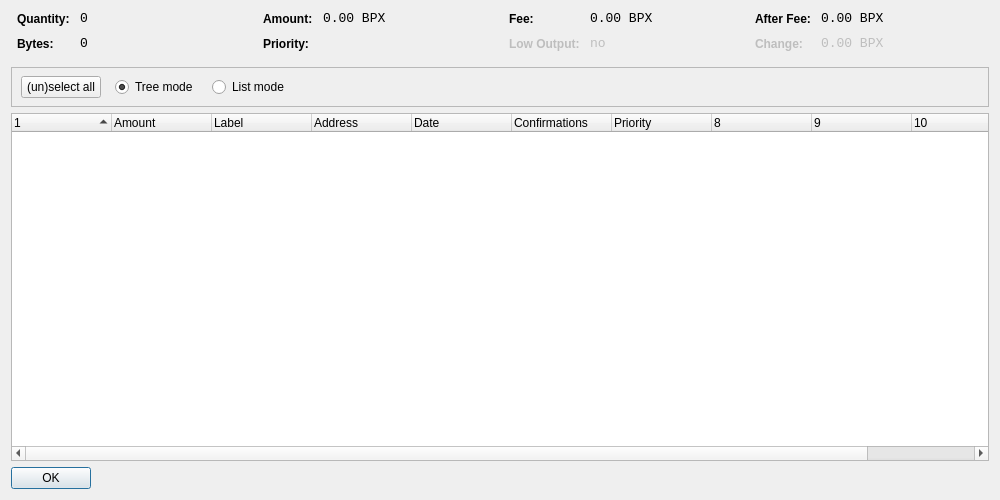
<?xml version="1.0" encoding="UTF-8"?>
<ui version="4.0">
 <class>CoinControlDialog</class>
 <widget class="QDialog" name="CoinControlDialog">
  <property name="geometry">
   <rect>
    <x>0</x>
    <y>0</y>
    <width>1000</width>
    <height>500</height>
   </rect>
  </property>
  <property name="windowTitle">
   <string>Coin Control</string>
  </property>
  <layout class="QVBoxLayout" name="verticalLayout">
   <item>
    <layout class="QHBoxLayout" name="horizontalLayoutTop" stretch="0,0,0,0">
     <property name="topMargin">
      <number>0</number>
     </property>
     <property name="bottomMargin">
      <number>10</number>
     </property>
     <item>
      <layout class="QFormLayout" name="formLayoutCoinControl1">
       <property name="horizontalSpacing">
        <number>10</number>
       </property>
       <property name="verticalSpacing">
        <number>10</number>
       </property>
       <property name="leftMargin">
        <number>6</number>
       </property>
       <property name="rightMargin">
        <number>6</number>
       </property>
       <item row="0" column="0">
        <widget class="QLabel" name="labelCoinControlQuantityText">
         <property name="styleSheet">
          <string notr="true">font-weight:bold;</string>
         </property>
         <property name="text">
          <string>Quantity:</string>
         </property>
        </widget>
       </item>
       <item row="0" column="1">
        <widget class="QLabel" name="labelCoinControlQuantity">
         <property name="font">
          <font>
           <family>Monospace</family>
           <pointsize>10</pointsize>
          </font>
         </property>
         <property name="cursor">
          <cursorShape>IBeamCursor</cursorShape>
         </property>
         <property name="contextMenuPolicy">
          <enum>Qt::ActionsContextMenu</enum>
         </property>
         <property name="text">
          <string notr="true">0</string>
         </property>
         <property name="textInteractionFlags">
          <set>Qt::LinksAccessibleByMouse|Qt::TextSelectableByKeyboard|Qt::TextSelectableByMouse</set>
         </property>
        </widget>
       </item>
       <item row="1" column="0">
        <widget class="QLabel" name="labelCoinControlBytesText">
         <property name="styleSheet">
          <string notr="true">font-weight:bold;</string>
         </property>
         <property name="text">
          <string>Bytes:</string>
         </property>
        </widget>
       </item>
       <item row="1" column="1">
        <widget class="QLabel" name="labelCoinControlBytes">
         <property name="font">
          <font>
           <family>Monospace</family>
           <pointsize>10</pointsize>
          </font>
         </property>
         <property name="cursor">
          <cursorShape>IBeamCursor</cursorShape>
         </property>
         <property name="contextMenuPolicy">
          <enum>Qt::ActionsContextMenu</enum>
         </property>
         <property name="text">
          <string notr="true">0</string>
         </property>
         <property name="textInteractionFlags">
          <set>Qt::LinksAccessibleByMouse|Qt::TextSelectableByKeyboard|Qt::TextSelectableByMouse</set>
         </property>
        </widget>
       </item>
      </layout>
     </item>
     <item>
      <layout class="QFormLayout" name="formLayoutCoinControl2">
       <property name="horizontalSpacing">
        <number>10</number>
       </property>
       <property name="verticalSpacing">
        <number>10</number>
       </property>
       <property name="leftMargin">
        <number>6</number>
       </property>
       <property name="rightMargin">
        <number>6</number>
       </property>
       <item row="0" column="0">
        <widget class="QLabel" name="labelCoinControlAmountText">
         <property name="styleSheet">
          <string notr="true">font-weight:bold;</string>
         </property>
         <property name="text">
          <string>Amount:</string>
         </property>
        </widget>
       </item>
       <item row="0" column="1">
        <widget class="QLabel" name="labelCoinControlAmount">
         <property name="font">
          <font>
           <family>Monospace</family>
           <pointsize>10</pointsize>
          </font>
         </property>
         <property name="cursor">
          <cursorShape>IBeamCursor</cursorShape>
         </property>
         <property name="contextMenuPolicy">
          <enum>Qt::ActionsContextMenu</enum>
         </property>
         <property name="text">
          <string notr="true">0.00 BPX</string>
         </property>
         <property name="textInteractionFlags">
          <set>Qt::LinksAccessibleByMouse|Qt::TextSelectableByKeyboard|Qt::TextSelectableByMouse</set>
         </property>
        </widget>
       </item>
       <item row="1" column="0">
        <widget class="QLabel" name="labelCoinControlPriorityText">
         <property name="styleSheet">
          <string notr="true">font-weight:bold;</string>
         </property>
         <property name="text">
          <string>Priority:</string>
         </property>
        </widget>
       </item>
       <item row="1" column="1">
        <widget class="QLabel" name="labelCoinControlPriority">
         <property name="font">
          <font>
           <family>Monospace</family>
           <pointsize>10</pointsize>
          </font>
         </property>
         <property name="cursor">
          <cursorShape>IBeamCursor</cursorShape>
         </property>
         <property name="contextMenuPolicy">
          <enum>Qt::ActionsContextMenu</enum>
         </property>
         <property name="text">
          <string/>
         </property>
         <property name="textInteractionFlags">
          <set>Qt::LinksAccessibleByMouse|Qt::TextSelectableByKeyboard|Qt::TextSelectableByMouse</set>
         </property>
        </widget>
       </item>
      </layout>
     </item>
     <item>
      <layout class="QFormLayout" name="formLayoutCoinControl3">
       <property name="horizontalSpacing">
        <number>10</number>
       </property>
       <property name="verticalSpacing">
        <number>10</number>
       </property>
       <property name="leftMargin">
        <number>6</number>
       </property>
       <property name="rightMargin">
        <number>6</number>
       </property>
       <item row="0" column="0">
        <widget class="QLabel" name="labelCoinControlFeeText">
         <property name="styleSheet">
          <string notr="true">font-weight:bold;</string>
         </property>
         <property name="text">
          <string>Fee:</string>
         </property>
        </widget>
       </item>
       <item row="0" column="1">
        <widget class="QLabel" name="labelCoinControlFee">
         <property name="font">
          <font>
           <family>Monospace</family>
           <pointsize>10</pointsize>
          </font>
         </property>
         <property name="cursor">
          <cursorShape>IBeamCursor</cursorShape>
         </property>
         <property name="contextMenuPolicy">
          <enum>Qt::ActionsContextMenu</enum>
         </property>
         <property name="text">
          <string notr="true">0.00 BPX</string>
         </property>
         <property name="textInteractionFlags">
          <set>Qt::LinksAccessibleByMouse|Qt::TextSelectableByKeyboard|Qt::TextSelectableByMouse</set>
         </property>
        </widget>
       </item>
       <item row="1" column="0">
        <widget class="QLabel" name="labelCoinControlLowOutputText">
         <property name="enabled">
          <bool>false</bool>
         </property>
         <property name="styleSheet">
          <string notr="true">font-weight:bold;</string>
         </property>
         <property name="text">
          <string>Low Output:</string>
         </property>
        </widget>
       </item>
       <item row="1" column="1">
        <widget class="QLabel" name="labelCoinControlLowOutput">
         <property name="enabled">
          <bool>false</bool>
         </property>
         <property name="font">
          <font>
           <family>Monospace</family>
           <pointsize>10</pointsize>
          </font>
         </property>
         <property name="cursor">
          <cursorShape>IBeamCursor</cursorShape>
         </property>
         <property name="contextMenuPolicy">
          <enum>Qt::ActionsContextMenu</enum>
         </property>
         <property name="text">
          <string notr="true">no</string>
         </property>
         <property name="textInteractionFlags">
          <set>Qt::LinksAccessibleByMouse|Qt::TextSelectableByKeyboard|Qt::TextSelectableByMouse</set>
         </property>
        </widget>
       </item>
      </layout>
     </item>
     <item>
      <layout class="QFormLayout" name="formLayoutCoinControl4">
       <property name="horizontalSpacing">
        <number>10</number>
       </property>
       <property name="verticalSpacing">
        <number>10</number>
       </property>
       <property name="leftMargin">
        <number>6</number>
       </property>
       <property name="rightMargin">
        <number>6</number>
       </property>
       <item row="0" column="0">
        <widget class="QLabel" name="labelCoinControlAfterFeeText">
         <property name="styleSheet">
          <string notr="true">font-weight:bold;</string>
         </property>
         <property name="text">
          <string>After Fee:</string>
         </property>
        </widget>
       </item>
       <item row="0" column="1">
        <widget class="QLabel" name="labelCoinControlAfterFee">
         <property name="font">
          <font>
           <family>Monospace</family>
           <pointsize>10</pointsize>
          </font>
         </property>
         <property name="cursor">
          <cursorShape>IBeamCursor</cursorShape>
         </property>
         <property name="contextMenuPolicy">
          <enum>Qt::ActionsContextMenu</enum>
         </property>
         <property name="text">
          <string notr="true">0.00 BPX</string>
         </property>
         <property name="textInteractionFlags">
          <set>Qt::LinksAccessibleByMouse|Qt::TextSelectableByKeyboard|Qt::TextSelectableByMouse</set>
         </property>
        </widget>
       </item>
       <item row="1" column="0">
        <widget class="QLabel" name="labelCoinControlChangeText">
         <property name="enabled">
          <bool>false</bool>
         </property>
         <property name="styleSheet">
          <string notr="true">font-weight:bold;</string>
         </property>
         <property name="text">
          <string>Change:</string>
         </property>
        </widget>
       </item>
       <item row="1" column="1">
        <widget class="QLabel" name="labelCoinControlChange">
         <property name="enabled">
          <bool>false</bool>
         </property>
         <property name="font">
          <font>
           <family>Monospace</family>
           <pointsize>10</pointsize>
          </font>
         </property>
         <property name="cursor">
          <cursorShape>IBeamCursor</cursorShape>
         </property>
         <property name="contextMenuPolicy">
          <enum>Qt::ActionsContextMenu</enum>
         </property>
         <property name="text">
          <string notr="true">0.00 BPX</string>
         </property>
         <property name="textInteractionFlags">
          <set>Qt::LinksAccessibleByMouse|Qt::TextSelectableByKeyboard|Qt::TextSelectableByMouse</set>
         </property>
        </widget>
       </item>
      </layout>
     </item>
    </layout>
   </item>
   <item>
    <widget class="QFrame" name="frame">
     <property name="minimumSize">
      <size>
       <width>0</width>
       <height>40</height>
      </size>
     </property>
     <property name="frameShape">
      <enum>QFrame::StyledPanel</enum>
     </property>
     <property name="frameShadow">
      <enum>QFrame::Sunken</enum>
     </property>
     <widget class="QWidget" name="horizontalLayoutWidget">
      <property name="geometry">
       <rect>
        <x>10</x>
        <y>0</y>
        <width>781</width>
        <height>41</height>
       </rect>
      </property>
      <layout class="QHBoxLayout" name="horizontalLayoutPanel" stretch="0,0,0,0,0">
       <property name="spacing">
        <number>14</number>
       </property>
       <item>
        <widget class="QPushButton" name="pushButtonSelectAll">
         <property name="sizePolicy">
          <sizepolicy hsizetype="Maximum" vsizetype="Fixed">
           <horstretch>0</horstretch>
           <verstretch>0</verstretch>
          </sizepolicy>
         </property>
         <property name="text">
          <string>(un)select all</string>
         </property>
        </widget>
       </item>
       <item>
        <widget class="QRadioButton" name="radioTreeMode">
         <property name="sizePolicy">
          <sizepolicy hsizetype="Maximum" vsizetype="Fixed">
           <horstretch>0</horstretch>
           <verstretch>0</verstretch>
          </sizepolicy>
         </property>
         <property name="text">
          <string>Tree mode</string>
         </property>
         <property name="checked">
          <bool>true</bool>
         </property>
        </widget>
       </item>
       <item>
        <widget class="QRadioButton" name="radioListMode">
         <property name="sizePolicy">
          <sizepolicy hsizetype="Maximum" vsizetype="Fixed">
           <horstretch>0</horstretch>
           <verstretch>0</verstretch>
          </sizepolicy>
         </property>
         <property name="text">
          <string>List mode</string>
         </property>
        </widget>
       </item>
       <item>
        <spacer name="horizontalSpacer">
         <property name="orientation">
          <enum>Qt::Horizontal</enum>
         </property>
         <property name="sizeHint" stdset="0">
          <size>
           <width>40</width>
           <height>20</height>
          </size>
         </property>
        </spacer>
       </item>
      </layout>
     </widget>
    </widget>
   </item>
   <item>
    <widget class="CoinControlTreeWidget" name="treeWidget">
     <property name="contextMenuPolicy">
      <enum>Qt::CustomContextMenu</enum>
     </property>
     <property name="sortingEnabled">
      <bool>false</bool>
     </property>
     <property name="columnCount">
      <number>11</number>
     </property>
     <attribute name="headerShowSortIndicator" stdset="0">
      <bool>true</bool>
     </attribute>
     <attribute name="headerStretchLastSection">
      <bool>false</bool>
     </attribute>
     <column>
      <property name="text">
       <string/>
      </property>
     </column>
     <column>
      <property name="text">
       <string>Amount</string>
      </property>
     </column>
     <column>
      <property name="text">
       <string>Label</string>
      </property>
     </column>
     <column>
      <property name="text">
       <string>Address</string>
      </property>
     </column>
     <column>
      <property name="text">
       <string>Date</string>
      </property>
     </column>
     <column>
      <property name="text">
       <string>Confirmations</string>
      </property>
      <property name="toolTip">
       <string>Confirmed</string>
      </property>
     </column>
     <column>
      <property name="text">
       <string>Priority</string>
      </property>
     </column>
     <column>
      <property name="text">
       <string/>
      </property>
     </column>
     <column>
      <property name="text">
       <string/>
      </property>
     </column>
     <column>
      <property name="text">
       <string/>
      </property>
     </column>
     <column>
      <property name="text">
       <string/>
      </property>
     </column>
    </widget>
   </item>
   <item>
    <widget class="QDialogButtonBox" name="buttonBox">
     <property name="sizePolicy">
      <sizepolicy hsizetype="Maximum" vsizetype="Fixed">
       <horstretch>0</horstretch>
       <verstretch>0</verstretch>
      </sizepolicy>
     </property>
     <property name="orientation">
      <enum>Qt::Horizontal</enum>
     </property>
     <property name="standardButtons">
      <set>QDialogButtonBox::Ok</set>
     </property>
    </widget>
   </item>
  </layout>
 </widget>
 <customwidgets>
  <customwidget>
   <class>CoinControlTreeWidget</class>
   <extends>QTreeWidget</extends>
   <header>coincontroltreewidget.h</header>
  </customwidget>
 </customwidgets>
 <resources/>
 <connections/>
</ui>
